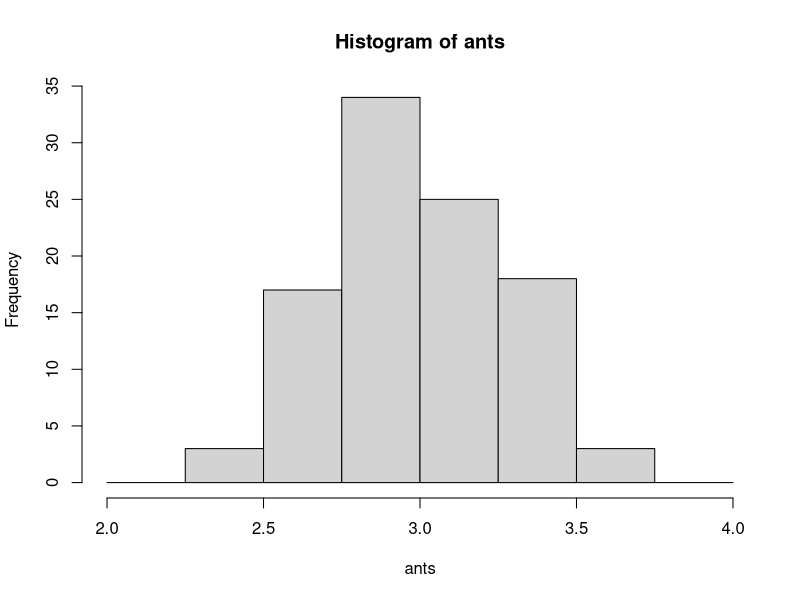

Generate this figure with R:
## ---- chunk 1
knitr::opts_chunk$set(echo = TRUE)
## ---- chunk 2
ants<-c(rep(2.3, 3), rep(2.6, 17), rep(2.9, 34), rep(3.1, 25), rep(3.4, 18), rep(3.6, 3))

hist(ants, breaks=seq(2, 4, by=0.25))

times=100000
sampled.ants<-rep(0,times )
for (rep in 1:times) {
  sampled.ants[rep]=sample(ants, 1)
}

sum(sampled.ants<2.75)/times
sum(sampled.ants >= 2.75)/times
sum((sampled.ants>2.5)&(sampled.ants<3.5))/times
sum((sampled.ants<2.5)|(sampled.ants>3.5))/times
